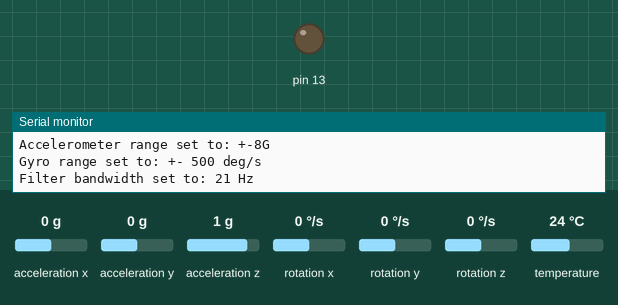
A sketch run on a simulated Arduino Leonardo, built with avr-gcc and run on an emulated ATmega32U4. On the bench: output pins drawn as LEDs (lit = HIGH), the last lines printed to the serial monitor. Inputs (shaded band) come from the test bench; at power-on: acceleration x 0 g, acceleration y 0 g, acceleration z 1 g, rotation x 0 °/s, rotation y 0 °/s, rotation z 0 °/s, temperature 24 °C.

Above: at 0.1 s.
At 5.1 s:
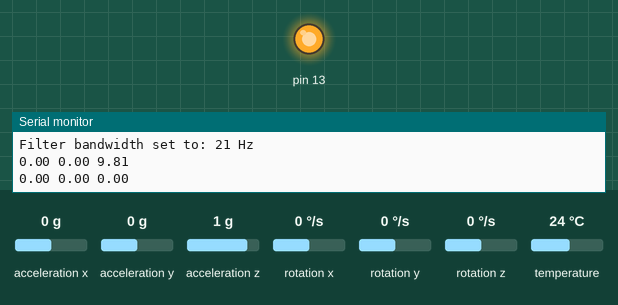
Timing chart, 0 to 6.6 s (numbered marks = the images above):
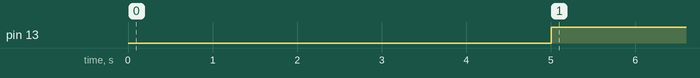

Measured:
- by itself, pin 13: LOW → HIGH at 5.0 s

The sketch:

basic_measurements.ino
```cpp
// Basic demo for accelerometer readings from Adafruit MPU6050

#include <Adafruit_MPU6050.h>
#include <Adafruit_Sensor.h>
#include <Wire.h>

Adafruit_MPU6050 mpu;

void setup(void) {
  Serial.begin(115200);
  while (!Serial)
    delay(10); // will pause Zero, Leonardo, etc until serial console opens

  Serial.println("Adafruit MPU6050 test!");

  // Try to initialize!
  if (!mpu.begin()) {
    Serial.println("Failed to find MPU6050 chip");
    while (1) {
      delay(10);
    }
  }
  Serial.println("MPU6050 Found!");

  mpu.setAccelerometerRange(MPU6050_RANGE_8_G);
  Serial.print("Accelerometer range set to: ");
  switch (mpu.getAccelerometerRange()) {
  case MPU6050_RANGE_2_G:
    Serial.println("+-2G");
    break;
  case MPU6050_RANGE_4_G:
    Serial.println("+-4G");
    break;
  case MPU6050_RANGE_8_G:
    Serial.println("+-8G");
    break;
  case MPU6050_RANGE_16_G:
    Serial.println("+-16G");
    break;
  }
  mpu.setGyroRange(MPU6050_RANGE_500_DEG);
  Serial.print("Gyro range set to: ");
  switch (mpu.getGyroRange()) {
  case MPU6050_RANGE_250_DEG:
    Serial.println("+- 250 deg/s");
    break;
  case MPU6050_RANGE_500_DEG:
    Serial.println("+- 500 deg/s");
    break;
  case MPU6050_RANGE_1000_DEG:
    Serial.println("+- 1000 deg/s");
    break;
  case MPU6050_RANGE_2000_DEG:
    Serial.println("+- 2000 deg/s");
    break;
  }

  mpu.setFilterBandwidth(MPU6050_BAND_21_HZ);
  Serial.print("Filter bandwidth set to: ");
  switch (mpu.getFilterBandwidth()) {
  case MPU6050_BAND_260_HZ:
    Serial.println("260 Hz");
    break;
  case MPU6050_BAND_184_HZ:
    Serial.println("184 Hz");
    break;
  case MPU6050_BAND_94_HZ:
    Serial.println("94 Hz");
    break;
  case MPU6050_BAND_44_HZ:
    Serial.println("44 Hz");
    break;
  case MPU6050_BAND_21_HZ:
    Serial.println("21 Hz");
    break;
  case MPU6050_BAND_10_HZ:
    Serial.println("10 Hz");
    break;
  case MPU6050_BAND_5_HZ:
    Serial.println("5 Hz");
    break;
  }

  pinMode(13, OUTPUT);
  digitalWrite(13, LOW);

  Serial.println("");
  delay(100);
}

struct acc {
  float x;
  float y;
  float z;
};

unsigned long previousMillis = 0;
const int base_size = 10;
acc base_acc[base_size];
acc base_gyro[base_size];
int base_values = 0;

acc avg_a, avg_g;

void calculateAverage(struct acc &avg_a, struct acc &avg_g) {
  for(int i = 0; i < base_size; i++) {
    avg_a.x += base_acc[i].x/base_size;
    avg_a.y += base_acc[i].y/base_size;
    avg_a.z += base_acc[i].z/base_size;
    avg_g.x += base_gyro[i].x/base_size;
    avg_g.y += base_gyro[i].y/base_size;
    avg_g.z += base_gyro[i].z/base_size;
  }
}

void loop() {

  unsigned long currentMillis = millis();

  if(currentMillis - previousMillis >= 500) { // milliseconds
    previousMillis = currentMillis;

    sensors_event_t a, g, temp;
    mpu.getEvent(&a, &g, &temp);

    float ax = a.acceleration.x;
    float ay = a.acceleration.y;
    float az = a.acceleration.z;
    float mag = sqrt(pow(ax,2)+pow(ay,2)+pow(az,2));
    float gx = g.gyro.x;
    float gy = g.gyro.y;
    float gz = g.gyro.z;

    if(base_values < base_size) {
      acc a1; a1.x = ax; a1.y = ay; a1.z = az;
      acc a2; a2.x = gx; a2.y = gy; a2.z = gz;
      base_acc[base_values] = a1;
      base_gyro[base_values] = a2;
      base_values++;
      if(base_values == base_size) {
        calculateAverage(avg_a, avg_g);
        Serial.print(avg_a.x); Serial.print(" "); Serial.print(avg_a.y); Serial.print(" "); Serial.println(avg_a.z);
        Serial.print(avg_g.x); Serial.print(" "); Serial.print(avg_g.y); Serial.print(" "); Serial.println(avg_g.z);
        digitalWrite(13, HIGH);
      }
    } else {
      Serial.print("Acc: "); Serial.print(ax-avg_a.x); Serial.print(", "); Serial.print(ay-avg_a.y); Serial.print(", "); Serial.println(az-avg_a.z);
      Serial.print("Gyro: "); Serial.print(gx-avg_g.x); Serial.print(", "); Serial.print(gy-avg_g.y); Serial.print(", "); Serial.println(gz-avg_g.z);
      Serial.println(" ");
    }


  }

}
```
